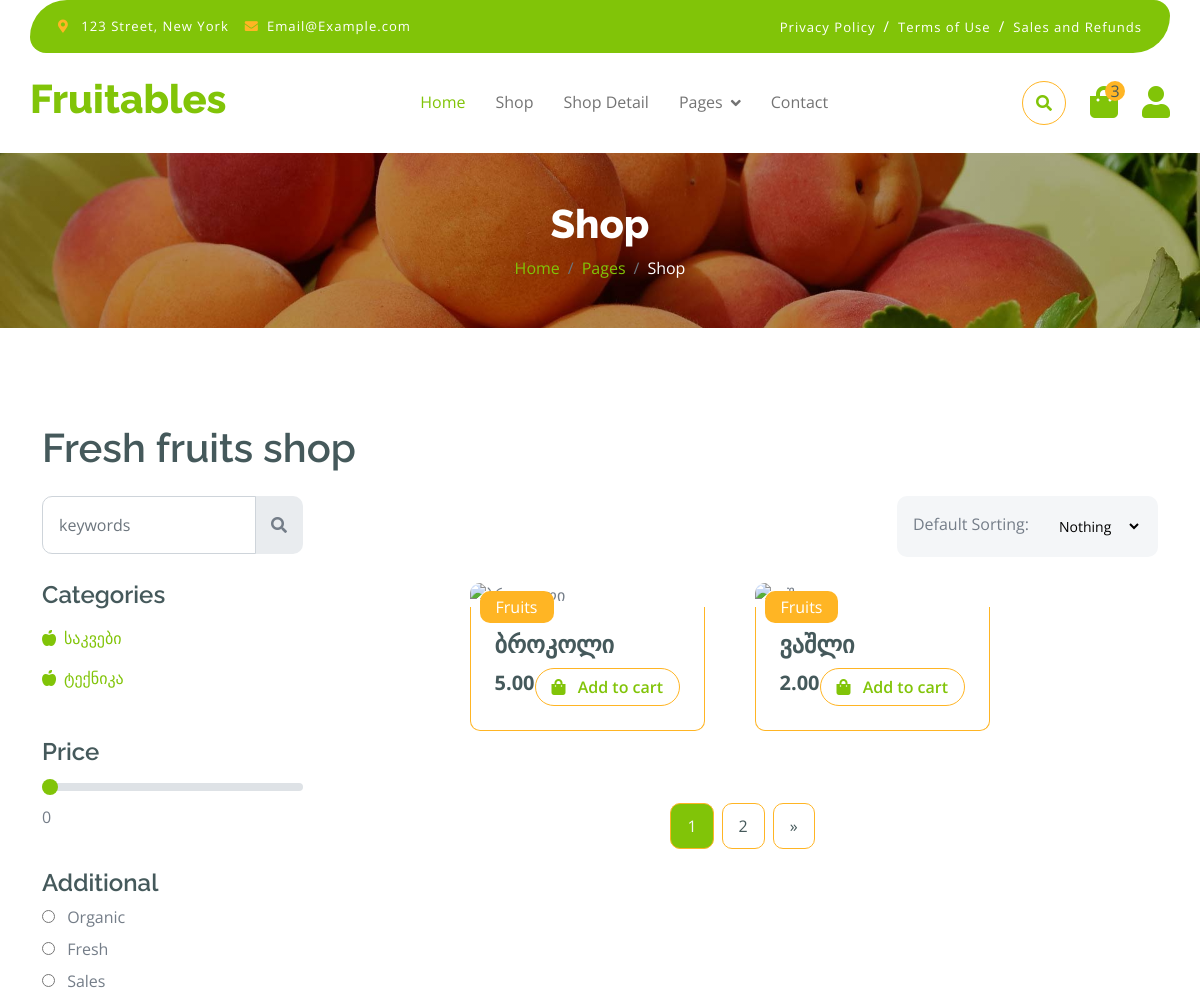
Page /store/category/ (upper part) on the earlier database version.
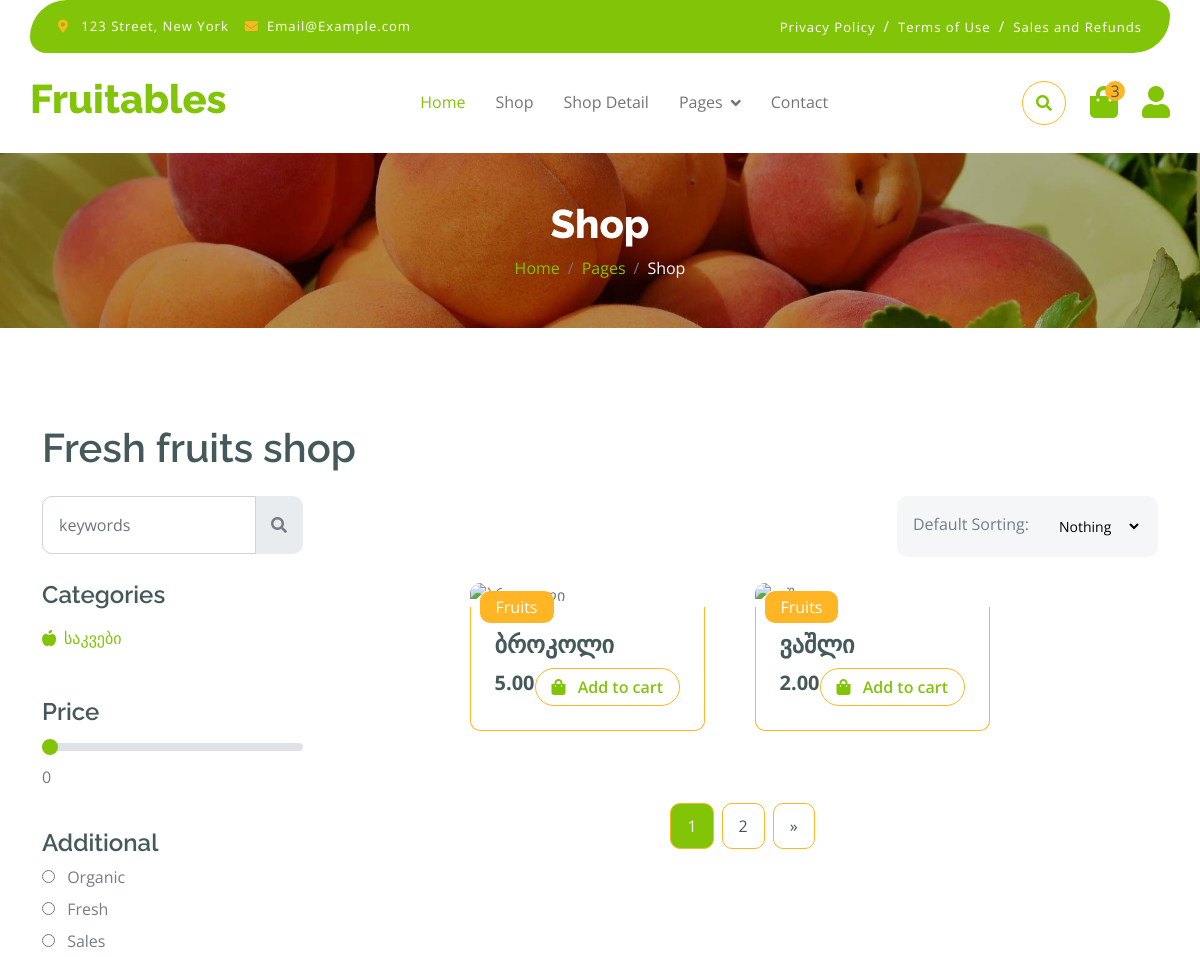
Same page on the later database version.
### store/models.py (models this page shows, shortened)
class Category(MPTTModel):
    name = models.CharField(max_length=100)
    parent = TreeForeignKey(
        'self', on_delete=models.CASCADE, null=True, blank=True, related_name='children')
    slug = models.SlugField(unique=True)

class Product(models.Model):
    name = models.CharField(max_length=100)
    description = models.TextField(blank=True)
    price = models.DecimalField(max_digits=10, decimal_places=2)
    quantity = models.PositiveIntegerField(default=1)
    categories = models.ManyToManyField(Category, related_name='products')
    image = VersatileImageField(upload_to='products/', blank=True, null=True, placeholder_image=OnStoragePlaceholderImage(
        path='products/default.jpg'
    ))

### store/views.py (the view)
# urls.py: path('category/', views.category_listing, name='all_products'),
def category_listing(request, slug=None):
    query = request.GET.get('q')
    products = Product.objects.prefetch_related('categories')
    if query:
        products = products.filter(
            Q(name__icontains=query) | Q(description__icontains=query)
        )
    categories_list = Category.objects.filter(parent__isnull=True)
    if slug:
        category = get_object_or_404(Category, slug=slug)
        subcategories = category.get_descendants(include_self=True)
        categories_list = subcategories.exclude(id=category.id)
        products = products.filter(categories__in=subcategories).distinct()
    paginator = Paginator(products, 2)
    page_number = request.GET.get('page')
    page_obj = paginator.get_page(page_number)
    context = {
        'title': 'Shop',
        'products': page_obj,
        'categories': categories_list,
    }
    return render(request, 'shop.html', context)

### store/templates/shop.html (shortened to what the changed rows need)
{% extends 'base.html' %}
{% load static %}
{% block content %}
<div class="container-fluid fruite py-5">
    <div class="container py-5">
        <h1 class="mb-4">Fresh fruits shop</h1>
        <div class="row g-4">
            <div class="col-lg-12">
                <div class="row g-4">
                    <div class="col-lg-3">
                        <div class="row g-4">
                            <div class="col-lg-12">
                                <div class="mb-3">
                                    <ul class="list-unstyled fruite-categorie">
                                        {% for category in categories %}
                                        <li>
                                            <div class="d-flex justify-content-between fruite-name">
                                                <a href="{% url 'category_listing' slug=category.slug %}"><i
                                                        class="fas fa-apple-alt me-2"></i>{{ category.name }}</a>
                                            </div>
                                        </li>
                                        {% endfor %}
                                    </ul>
                                </div>
                            </div>
                        </div>
                    </div>
                    <div class="col-lg-9">
                        <div class="row g-4 justify-content-center">
                            {% for product in products %}
                            <div class="col-md-6 col-lg-6 col-xl-4 d-flex">
                                <div class="rounded position-relative fruite-item flex-column">
                                    <div class="text-white bg-secondary px-3 py-1 rounded position-absolute"
                                         style="top: 10px; left: 10px;">Fruits
                                    </div>
                                    <div class="fruite-img">
                                    </div>
                                    <div class="p-4 border border-secondary border-top-0 rounded-bottom">
                                        <h4>{{ product.name }}</h4>
                                        <div class="d-flex justify-content-between flex-lg-wrap">
                                            <p class="text-dark fs-5 fw-bold mb-0">{{ product.price }}</p>
                                            <a href="#"
                                               class="btn border border-secondary rounded-pill px-3 text-primary">
                                                <i class="fa fa-shopping-bag me-2 text-primary"></i> Add to cart</a>
                                        </div>
                                    </div>
                                </div>
                            </div>
                            {% endfor %}
                            <div class="col-12">
                                <div class="pagination d-flex justify-content-center mt-5">
                                    {% for num in products.paginator.page_range %}
                                    {% if products.number == num %}
                                    <a href="?page={{ num }}" class="active rounded">{{ num }}</a>
                                    {% else %}
                                    <a href="?page={{ num }}" class="rounded">{{ num }}</a>
                                    {% endif %}
                                    {% endfor %}
                                    {% if products.has_next %}
                                    <a href="?page={{ products.next_page_number }}" class="rounded">&raquo;</a>
                                    {% endif %}
                                </div>
                            </div>
                        </div>
                    </div>
                </div>
            </div>
        </div>
    </div>
</div>
{% endblock content %}

Differences in the rows shown:
removed Category: name "ტექნიკა"
